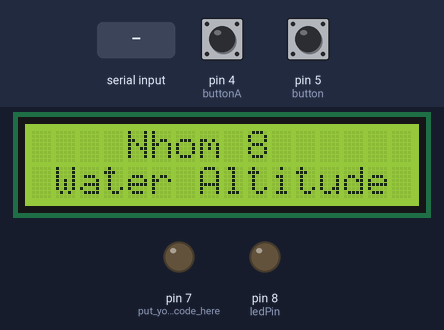
Recording of a sketch running on a simulated Arduino Uno, built with avr-gcc and run on an emulated ATmega328P. On the bench: 16×2 character LCD, output pins drawn as LEDs (lit = HIGH). Inputs (shaded band) come from the test bench; at power-on: pin 4 (buttonA) LOW, pin 5 (button) LOW. What the sketch prints to the serial monitor is not drawn.

Above: at 0.2 s.
3.4 s: "1" received over Serial
At 4.6 s:
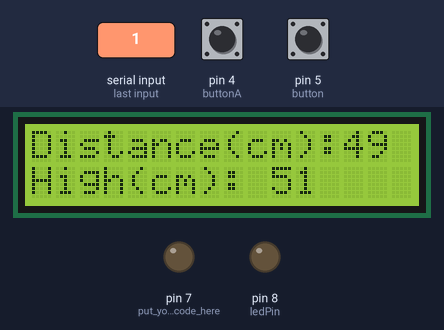
4.9 s: pin 4 (buttonA) pulled HIGH for 3.2 s
At 9.2 s:
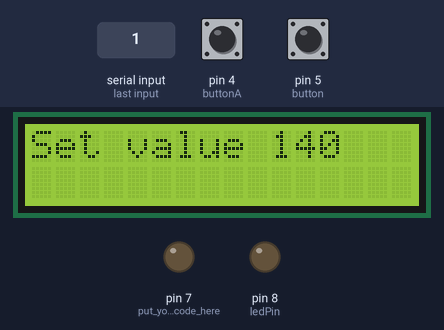
9.6 s: pin 5 (button) pulled HIGH for 0.15 s
At 10.0 s:
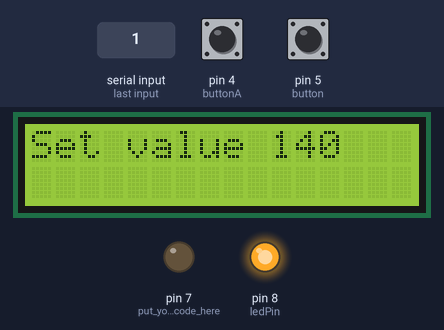
11.6 s: pin 4 (buttonA) pulled HIGH for 0.15 s
At 12.8 s:
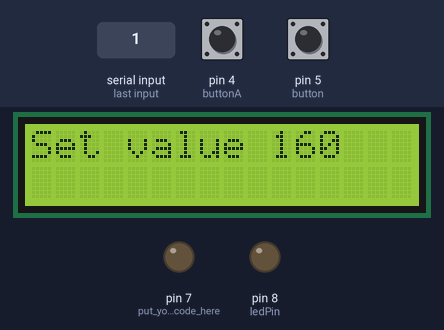
13.2 s: "0" received over Serial
At 13.5 s:
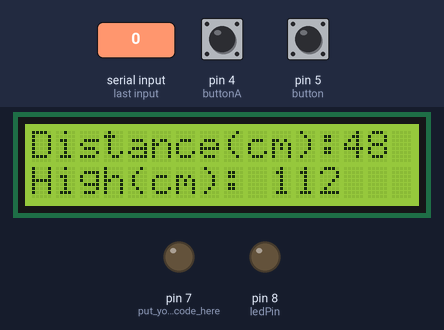
14.7 s: pin 5 (button) pulled HIGH for 1 s
At 15.5 s:
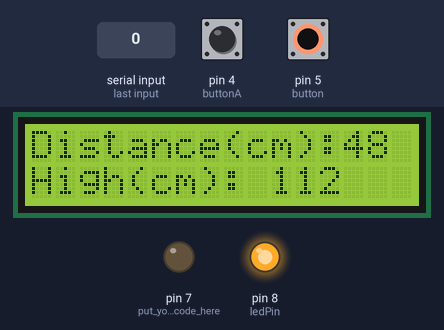
Timing chart, 0 to 17.7 s (numbered marks = the images above; inputs shaded):
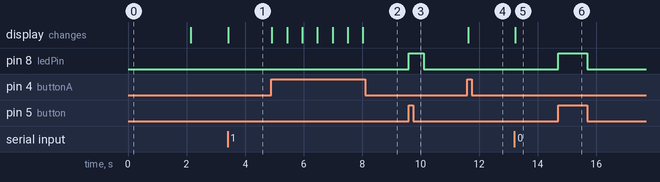

The sketch:

master.ino
```cpp
#include <Wire.h>
#include <LiquidCrystal_I2C.h>
LiquidCrystal_I2C lcd(0x27,16,2);

#define button 5
#define buttonA 4
#define ledPin 8

int buttonState = 0;
int buttonStateA = 0;
int count =0;
int volume =100;
int high =0 ;
void setup() {
Serial.begin(38400);
 pinMode(8, OUTPUT);
 pinMode(7, OUTPUT); // put your setup code here, to run once:
  lcd.init();                      // initialize the lcd
  lcd.init();
  // Print a message to the LCD.
  lcd.backlight();
  lcd.setCursor(4,0);
  lcd.print("Nhom 8");
  lcd.setCursor(1,1);
  lcd.print("Water Altitude");
  delay(2000);
  lcd.clear();
  pinMode(button, INPUT);
  pinMode(buttonA, INPUT);
 }

void loop() {
  buttonState = digitalRead(buttonA);

 if (buttonState == HIGH){
 count =count +1;
if (count == 16 ){
   count =0 ;

 }
  volume =0+20*count;
   lcd.clear();
 lcd.setCursor (0,0);
 lcd.print("Set value : ");
 lcd.setCursor (10,0);
 lcd.print(volume);
 delay (500);
 }


   buttonState = digitalRead(button);
   if (buttonState == HIGH){
  digitalWrite(ledPin, HIGH);
  Serial.write('a');
  buttonState = 0;
  delay (500);
 }
 else {
 digitalWrite(ledPin, LOW);
 }


  // put your main code here, to run repeatedly:
 if(Serial.available()>0)
   {
      int data= Serial.read(); // reading the data received from the bluetooth module
     high =volume-data;
      lcd.clear();
      lcd.setCursor (0,0);
     lcd.print("Distance(cm): ");
    lcd.setCursor (13,0);
      lcd.print(data);

      lcd.setCursor (0,1);
     lcd.print("High(cm): ");
    lcd.setCursor (10,1);
      lcd.print(high);
      Serial.println(high);
      delay(100);
   }
}
```

Measured:
- after the input at 3.4 s, the display: changes at once (image 1)
- after the input at 4.9 s, the display: first changes at once (image 2 shows a later state)
- after the input at 9.6 s, pin 8 (ledPin): LOW → HIGH at once, → LOW 0.50 s later
- after the input at 11.6 s, the display: changes at once (image 4)
- after the input at 13.2 s, the display: changes at once (image 5)
- after the input at 14.7 s, pin 8 (ledPin): LOW → HIGH at once, → LOW 1.0 s later
